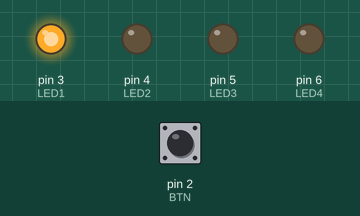
The sketch below on a simulated Arduino Uno, built with avr-gcc and run on an emulated ATmega328P. Shown: output pins drawn as LEDs (lit = HIGH). The inputs (shaded band) are chosen by the test bench; at power-on: pin 2 (BTN) HIGH.

Above: at 0.2 s.
At 1.7 s:
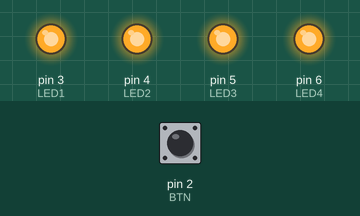
At 2.2 s:
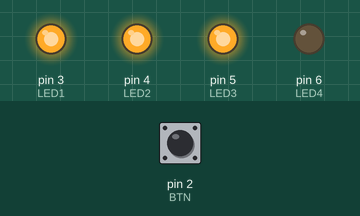
At 3.7 s:
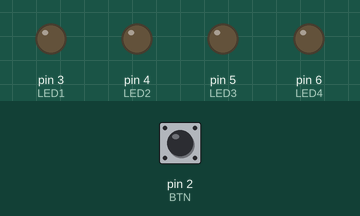
At 4.7 s:
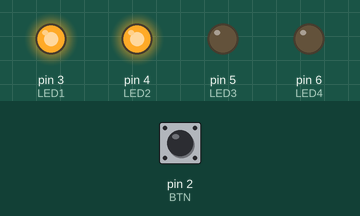
Timing chart, 0 to 5.2 s (numbered marks = the images above):
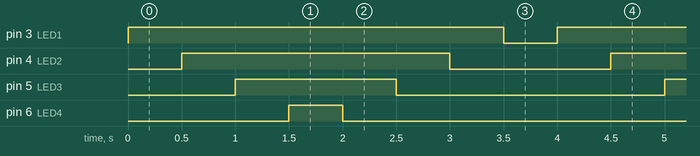

Measured:
- by itself, pin 3 (LED1): alternates HIGH for 3.5 s and LOW for 0.50 s
- by itself, pin 4 (LED2): alternates HIGH for 2.5 s and LOW for 1.5 s
- by itself, pin 5 (LED3): alternates HIGH for 1.5 s and LOW for 2.5 s
- by itself, pin 6 (LED4): alternates HIGH for 0.50 s and LOW for 3.5 s

The sketch:

9-secuencia_pero_con_boton.ino
```cpp
/*
  René Rodríguez Martínez

  Ejemplo con cuatro leds encenderlos y apagarlos en una secuencia [1,2,3,4] -> [4,3,2,1] activando pulsando con un boton
*/

//declaramos los dos pines donde estan los leds y el boton concetados
const int LED1 = 3, LED2 = 4,LED3 = 5,LED4 = 6, BTN= 2;

void setup() {

  //configuramos los pines en modo salida ya que le daremos ordenes de encendido (no recibimos nada)
  pinMode(LED1, OUTPUT);
  pinMode(LED2, OUTPUT);
  pinMode(LED3, OUTPUT);
  pinMode(LED4, OUTPUT);
  //configuramos el pin en modo entrada ya que queremos saber cuando sera pulsado
  pinMode(BTN,INPUT);
  //hasta que no se pulse el boton no se ejecutara el loop()
  while(digitalRead(BTN)==LOW){}
}

void loop() {
  //for desde el pin 3 hasta el pin 6 encendiendo los leds
  for (int i = 3; i < 7; i++) {
    digitalWrite(i, HIGH);
    //esperamos 500 miliseg para que no parezca que se encienden todos a la vez
    delay(500);
  }
  //for desde el pin 6 hasta el pin 3 apagando los leds
  for (int i = 6; i > 2; i--) {
    digitalWrite(i, LOW);
    //esperamos 500 miliseg para que no parezca que se encienden todos a la vez
    delay(500);
  }
}
```
